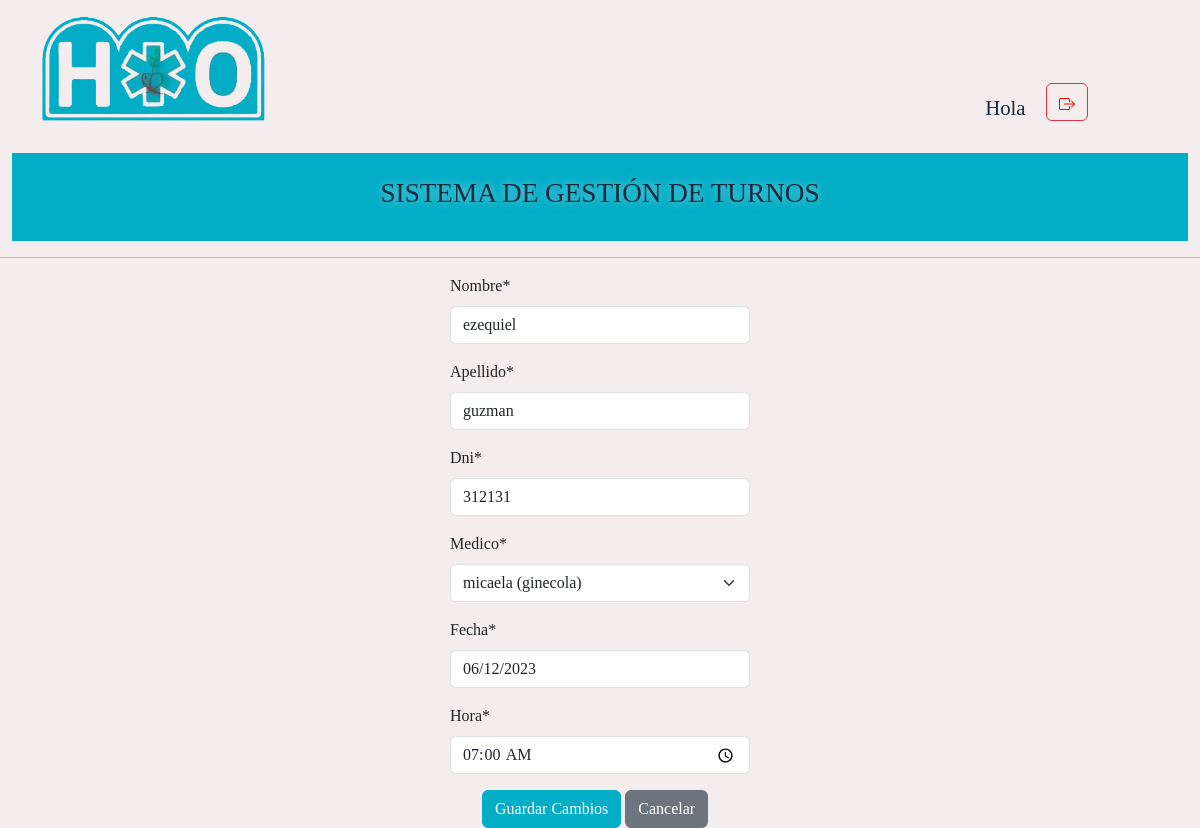
The app's page /editar_turno/31/ with its own data.
### turnos/models.py (models this page shows, shortened)
class Turno(models.Model):
    STATUS_CHOICES = (
        ('E' , 'En Espera'),
        ('P' , 'Atendiendo'),
        ('A' , 'Ausente'),
        ('L', 'Atendido'),
    )
    nombre = models.CharField( max_length=50, null=True)
    apellido = models.CharField( max_length=50, null=True)
    dni = models.IntegerField(default=0)
    medico = models.ForeignKey(Medico, on_delete=models.CASCADE)
    fecha = models.DateField(default=date.today)
    hora = models.TimeField(default='07:00')
    status = models.CharField(max_length=1,choices=STATUS_CHOICES, default='E', verbose_name='estado')

class Medico(models.Model):
    nombre = models.CharField(max_length=50)
    especialidad = models.CharField(max_length=45)
    def __str__(self):
        return f'{self.nombre}  ({self.especialidad})'

### turnos/views.py (the view)
# urls.py: path('editar_turno/<int:turno_id>/', views.editar_turno, name='editar_turno'),
def editar_turno(request, turno_id):
    turno = get_object_or_404(Turno, id=turno_id)
    if request.method == 'POST':
        form = TurnoForm(request.POST, instance=turno)
        if form.is_valid():
            form.save()
            return redirect('ver_turnos')
    else:
        form = TurnoForm(instance=turno)
    return render(request, 'editar_turno.html',  {'form': form, 'turno': turno})

### turnos/forms.py
class TurnoForm(forms.ModelForm):
    class Meta:
        model = Turno
        fields = ['nombre', 'apellido', 'dni', 'medico', 'fecha', 'hora']
        widgets = {
            'fecha': DDMMYYYYDateInput(attrs={'class': 'datepicker'}),
            'hora': forms.TimeInput(format='%H:%M', attrs={'type': 'time'}),
        }

### turnos/templates/editar_turno.html (shortened to what this page needs)
{% extends "base.html" %}
{% load crispy_forms_tags %}
{% block content  %}
</head>
    <hr>
    <div class="modal-dialog modal-sm">
        <div class="modal-content">
        <div class="modal-body">
            <form  method='post'>
                {{ form|crispy }}
               <button class="btn btn-primary boton_CT" type="submit"Guardar>Guardar Cambios</button>
               <a class="btn btn-secondary" href="{% url 'ver_turnos' %}">Cancelar</a>
            </form>
        </div>
    </div>
    </div>
    {% endblock %}

### turnos/static/componentes/css/turnos.css (style rules this page uses)
body { margin-right: 10px; margin: 0%; background-color: #f4eded; font-family: 'Merriweather', serif; align-items: center; }
a { text-decoration: none; color: #152C40; }
.boton_CT { margin-left: 2em; background-color: #03ADC6; border-color: #03ADC6; }

### records on screen
Turno: nombre "ezequiel", apellido "guzman", dni "312131", medico "micaela (ginecola)", fecha "06/12/2023", hora "07:00"
